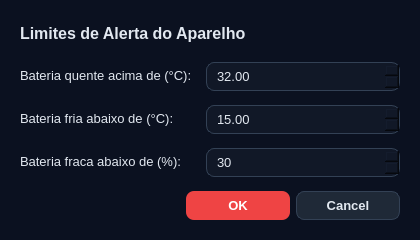
<?xml version="1.0" encoding="UTF-8"?>
<ui version="4.0">
 <class>ConfigDialog</class>
 <widget class="QDialog" name="ConfigDialog">
  <property name="geometry">
   <rect>
    <x>0</x>
    <y>0</y>
    <width>420</width>
    <height>240</height>
   </rect>
  </property>
  <property name="windowTitle">
   <string>SistemTemp</string>
  </property>
  <property name="styleSheet">
   <string notr="true">
    QDialog { background-color: #0B1120; }
    QWidget { font-family: "Segoe UI"; font-size: 10pt; color: #E2E8F0; }
    QDoubleSpinBox, QSpinBox { background: #111827; color: #E2E8F0; border: 1px solid #334155; border-radius: 8px; padding: 5px 8px; selection-background-color: #EF4444; }
    QDoubleSpinBox:hover, QSpinBox:hover, QDoubleSpinBox:focus, QSpinBox:focus { border-color: #EF4444; }
    QPushButton { background-color: #1F2937; color: #E2E8F0; border: 1px solid #334155; border-radius: 8px; padding: 6px 16px; font-weight: 600; min-width: 70px; }
    QPushButton:hover { background-color: #273449; border-color: #475569; }
    QPushButton:default { background-color: #EF4444; color: white; border: none; }
    QPushButton:default:hover { background-color: #DC2626; }
   </string>
  </property>
  <layout class="QVBoxLayout" name="verticalLayout">
   <property name="spacing"><number>14</number></property>
   <property name="leftMargin"><number>20</number></property>
   <property name="topMargin"><number>20</number></property>
   <property name="rightMargin"><number>20</number></property>
   <property name="bottomMargin"><number>20</number></property>
   <item>
    <widget class="QLabel" name="lblInfo">
     <property name="text">
      <string>&lt;span style=&quot;font-size:12pt; font-weight:700;&quot;&gt;Limites de Alerta do Aparelho&lt;/span&gt;</string>
     </property>
    </widget>
   </item>
   <item>
    <layout class="QFormLayout" name="formLayout">
     <item row="0" column="0">
      <widget class="QLabel" name="lblTempMax">
       <property name="text">
        <string>Bateria quente acima de (°C):</string>
       </property>
      </widget>
     </item>
     <item row="0" column="1">
      <widget class="QDoubleSpinBox" name="spinTempMax">
       <property name="minimum">
        <double>-50.0</double>
       </property>
       <property name="maximum">
        <double>60.0</double>
       </property>
       <property name="value">
        <double>32.0</double>
       </property>
      </widget>
     </item>
     <item row="1" column="0">
      <widget class="QLabel" name="lblTempMin">
       <property name="text">
        <string>Bateria fria abaixo de (°C):</string>
       </property>
      </widget>
     </item>
     <item row="1" column="1">
      <widget class="QDoubleSpinBox" name="spinTempMin">
       <property name="minimum">
        <double>-50.0</double>
       </property>
       <property name="maximum">
        <double>60.0</double>
       </property>
       <property name="value">
        <double>15.0</double>
       </property>
      </widget>
     </item>
     <item row="2" column="0">
      <widget class="QLabel" name="lblNivelMin">
       <property name="text">
        <string>Bateria fraca abaixo de (%):</string>
       </property>
      </widget>
     </item>
     <item row="2" column="1">
      <widget class="QSpinBox" name="spinNivelMin">
       <property name="minimum">
        <number>0</number>
       </property>
       <property name="maximum">
        <number>100</number>
       </property>
       <property name="value">
        <number>30</number>
       </property>
      </widget>
     </item>
    </layout>
   </item>
   <item>
    <widget class="QDialogButtonBox" name="buttonBox">
     <property name="orientation">
      <enum>Qt::Horizontal</enum>
     </property>
     <property name="standardButtons">
      <set>QDialogButtonBox::Cancel|QDialogButtonBox::Ok</set>
     </property>
    </widget>
   </item>
  </layout>
 </widget>
 <resources/>
 <connections/>
</ui>
